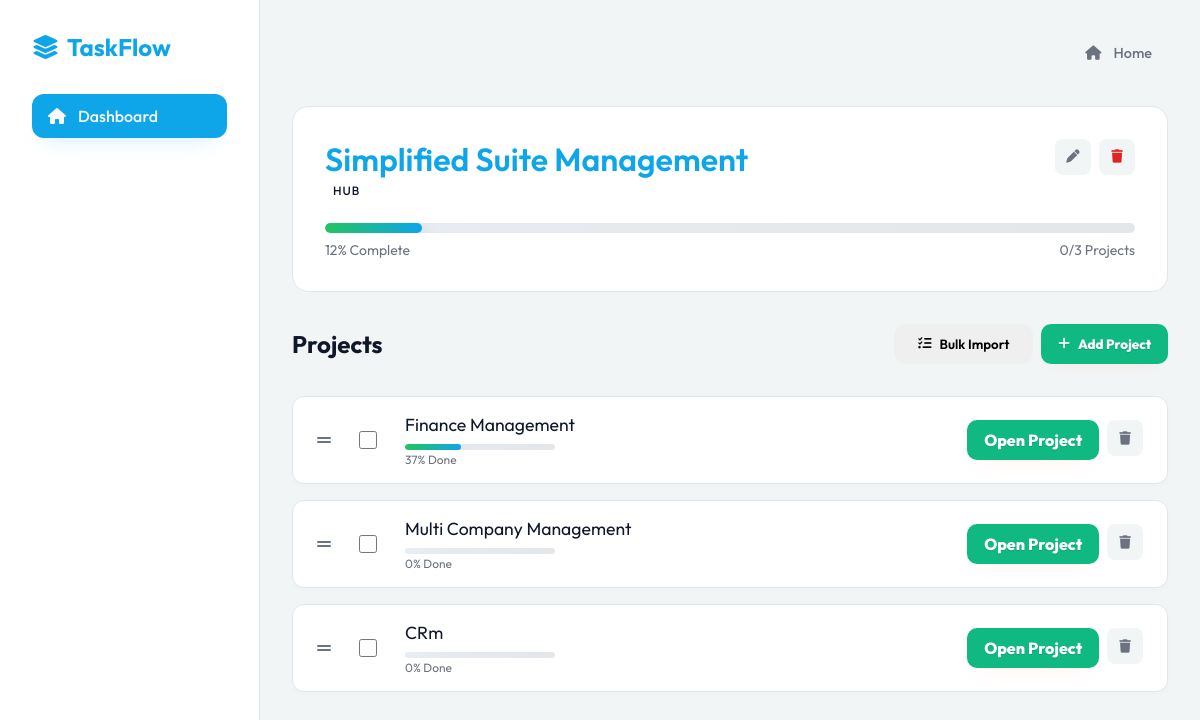
The app's page /list/1 with its own data.
### models.py (models this page shows, shortened)
class TodoList(db.Model):
    id = db.Column(db.Integer, primary_key=True)
    title = db.Column(db.String(100), nullable=False)
    type = db.Column(db.String(20), default='list') # 'hub' or 'list'
    created_at = db.Column(db.DateTime, default=datetime.utcnow)
    items = db.relationship(
        'TodoItem',
        backref='list',
        lazy=True,
        cascade="all, delete-orphan",
        foreign_keys='TodoItem.list_id',
        order_by="TodoItem.order_index"
    )
    def get_progress(self):
        total = len(self.items)
        if total == 0:
            return 0
        total_score = 0.0
        for item in self.items:
            try:
                if item.linked_list:
                    total_score += item.linked_list.get_progress() / 100.0
                else:
                    if item.status == 'done':
                        total_score += 1.0
                    elif item.status == 'in_progress':
                        total_score += 0.5
                    else:
                        total_score += 0.0
            except Exception:
                total_score += 0.0
        return int((total_score / total) * 100)

class TodoItem(db.Model):
    id = db.Column(db.Integer, primary_key=True)
    list_id = db.Column(db.Integer, db.ForeignKey('todo_list.id'), nullable=False)
    content = db.Column(db.String(200), nullable=False)
    description = db.Column(db.Text, nullable=True)
    notes = db.Column(db.Text, nullable=True)
    status = db.Column(db.String(20), default='not_started') # 'not_started', 'in_progress', 'done'
    order_index = db.Column(db.Integer, default=0)  # For manual ordering
    linked_list_id = db.Column(db.Integer, db.ForeignKey('todo_list.id'), nullable=True)
    linked_list = db.relationship('TodoList', foreign_keys=[linked_list_id], post_update=True)

### app.py (the view)
@app.route('/list/<int:list_id>')
def list_view(list_id):
    todo_list = TodoList.query.get_or_404(list_id)
    parent_item = TodoItem.query.filter_by(linked_list_id=list_id).first()
    parent_list = parent_item.list if parent_item else None
    return render_template('list_view.html', todo_list=todo_list, parent_list=parent_list)

### templates/list_view.html (shortened to what this page needs)
{% extends 'base.html' %}
{% block content %}
<div class="nav-links" style="margin-bottom: 1rem; display: flex; align-items: center;">
    <a href="/" class="back-link" style="margin-left: auto;"><i class="fa-solid fa-house"></i> Home</a>
</div>
<div class="list-header">
    <div class="card-header">
        <div>
            <h1 id="list-title-display">{{ todo_list.title }}</h1>
            <span class="card-type">{{ todo_list.type }}</span>
        </div>
        <div class="task-actions">
            <button class="btn-icon" onclick="openEditListModal()"><i class="fa-solid fa-pen"></i></button>
            <button class="btn-icon" style="color: var(--danger-color);" onclick="deleteList({{ todo_list.id }})"><i
                    class="fa-solid fa-trash"></i></button>
        </div>
    </div>
    {% if todo_list.type == 'hub' %}
    {% set total = todo_list.items|length %}
    {% set done_count = 0 %}
    {% for item in todo_list.items %}
        {% if item.linked_list %}
            {% if item.linked_list.get_progress() == 100 %}
                {% set done_count = done_count + 1 %}
            {% endif %}
        {% else %}
            {% if item.status == 'done' %}
                {% set done_count = done_count + 1 %}
            {% endif %}
        {% endif %}
    {% endfor %}
    <div class="progress-container" style="margin-top: 1.5rem;">
        <div class="progress-bar" id="main-progress-bar" style="width: {{ todo_list.get_progress() }}%"></div>
    </div>
    <div class="progress-text">
        <span id="progress-percent">{{ todo_list.get_progress() }}% Complete</span>
        <span id="progress-count">{{ done_count }}/{{ total }} Projects</span>
    </div>
    {% endif %}
</div>
<div style="margin-bottom: 2rem; display: flex; justify-content: space-between; align-items: center;">
    <h2>{{ 'Projects' if todo_list.type == 'hub' else 'Tasks' }}</h2>
    <div style="display: flex; gap: 0.5rem;">
        <button class="btn" onclick="openBulkImportModal()">
            <i class="fa-solid fa-list-check"></i> Bulk Import
        </button>
        <button class="btn btn-primary btn-secondary" onclick="openAddItemModal()">
            <i class="fa-solid fa-plus"></i> Add {{ 'Project' if todo_list.type == 'hub' else 'Task' }}
        </button>
    </div>
</div>
<div class="task-list" id="items-container">
    {% for item in todo_list.items %}
    <div class="task-item {{ 'done' if item.status == 'done' else '' }} {{ 'phase' if item.status == 'phase' else '' }}" id="item-{{ item.id }}" data-status="{{ item.status }}" data-item-id="{{ item.id }}">
        <div class="task-content">
            <div class="drag-handle" title="Drag to reorder" data-drag-id="{{ item.id }}">
                <i class="fa-solid fa-grip-lines"></i>
            </div>
            <input type="checkbox" class="select-item" data-item-id="{{ item.id }}" data-status="{{ item.status }}" onchange="toggleSelectItem({{ item.id }}, this.checked)">
            <div style="flex: 1;">
                <div class="task-text">{{ item.content }}</div>
                {% if todo_list.type == 'hub' and item.linked_list %}
                <div class="progress-container" style="height: 6px; margin-top: 0.5rem; width: 150px;">
                    <div class="progress-bar" style="width: {{ item.linked_list.get_progress() }}%"></div>
                </div>
                <div style="font-size: 0.75rem; color: var(--text-muted); margin-top: 2px;">
                    {{ item.linked_list.get_progress() }}% Done
                </div>
                {% endif %}
            </div>
        </div>
        <div class="task-actions">
            {% if todo_list.type == 'hub' and item.linked_list_id %}
            <a href="/list/{{ item.linked_list_id }}" class="btn btn-secondary" role="button" aria-label="Open Project {{ item.content }}">
                Open Project
            </a>
            {% endif %}
            <button class="btn-icon" onclick="deleteItem({{ item.id }})"><i class="fa-solid fa-trash"></i></button>
        </div>
    </div>
    {% endfor %}
</div>
{% endblock %}

### static/style.css (style rules this page uses)
:root { --bg-color: #f2f5f6; --text-color: #0f172a; --text-muted: #6b7280; --primary-color: #0ea5e9; --primary-hover: #0b8ac4; --secondary-color: #ffffff; --accent-color: #10b981; --success-color: #22c55e; --warning-color: #f59e0b; --danger-color: #dc2626; --border-color: #dfe6ec; --shadow-color: rgba(15, 23, 42, 0.12); --card-radius: 16px; --transition: all 0.3s ease; --indigo: #4f46e5; --teal: #0f9c8d; --mint: #99f6e4; }
* { margin: 0; padding: 0; box-sizing: border-box; font-family: 'Outfit', sans-serif; }
body { background-color: var(--bg-color); color: var(--text-color); min-height: 100vh; overflow-x: hidden; }
.nav-links { list-style: none; }
.nav-links a { display: flex; align-items: center; gap: 0.75rem; padding: 0.75rem 1rem; color: var(--text-muted); text-decoration: none; border-radius: 12px; transition: var(--transition); font-weight: 500; }
h1 { font-size: 2rem; font-weight: 600; color: var(--primary-color); }
.btn { padding: 0.75rem 1.5rem; border-radius: 12px; border: none; font-weight: 600; cursor: pointer; transition: var(--transition); display: inline-flex; align-items: center; gap: 0.5rem; text-decoration: none; }
.btn-secondary { background: rgba(14, 165, 233, 0.12); color: var(--primary-color); font-weight: 800; padding: 0.6rem 1rem; border-radius: 10px; box-shadow: 0 12px 30px -16px rgba(0,0,0,0.18), 0 6px 14px -8px rgba(0,0,0,0.08); text-transform: none; border: none; }
.progress-text { font-size: 0.875rem; color: var(--text-muted); margin-top: 0.5rem; display: flex; justify-content: space-between; align-items: center; gap: 0.75rem; }
.card-header { display: flex; justify-content: space-between; align-items: flex-start; }
.card-type { font-size: 0.75rem; text-transform: uppercase; letter-spacing: 1px; padding: 0.25rem 0.5rem; border-radius: 6px; font-weight: 500; }
.progress-container { width: 100%; height: 10px; background: linear-gradient(90deg, rgba(226, 232, 240, 0.8), rgba(209, 213, 219, 0.6)); border-radius: 999px; overflow: hidden; margin-top: auto; }
.progress-bar { height: 100%; background: linear-gradient(90deg, #22c55e, #0ea5e9); border-radius: 999px; transition: width 0.6s cubic-bezier(.2,.9,.2,1); box-shadow: 0 6px 18px rgba(17,24,39,0.16); background-size: 100% 100%; }
.btn-secondary { background: var(--accent-color); color: #fff; font-weight: 800; padding: 0.6rem 1rem; border-radius: 10px; box-shadow: 0 12px 30px -16px rgba(31,42,68,0.22), 0 6px 14px -8px rgba(0,0,0,0.08); text-transform: none; border: none; }
.list-header { margin-bottom: 2rem; background: var(--secondary-color); padding: 2rem; border-radius: var(--card-radius); border: 1px solid var(--border-color); }
.back-link { color: var(--text-muted); text-decoration: none; display: inline-flex; align-items: center; gap: 0.5rem; margin-bottom: 1rem; font-size: 0.9rem; transition: var(--transition); }
.task-list { display: flex; flex-direction: column; gap: 1rem; }
.task-item { background: #ffffff; border: 1px solid var(--border-color); padding: 1rem 1.5rem; border-radius: 12px; display: flex; align-items: center; justify-content: space-between; transition: var(--transition); box-shadow: 0 2px 4px rgba(0,0,0,0.02); }
.task-content { display: flex; align-items: center; gap: 1rem; flex: 1; }
.select-item { margin-right: 0.75rem; width: 18px; height: 18px; cursor: pointer; }
.drag-handle { cursor: grab; color: var(--text-muted); margin-right: 0.75rem; font-size: 1rem; display: flex; align-items: center; user-select: none; }
.task-text { font-size: 1.1rem; }
.task-actions { display: flex; gap: 0.5rem; }
.btn-icon { width: 36px; height: 36px; border-radius: 8px; border: none; background: var(--bg-color); color: var(--text-muted); cursor: pointer; display: flex; align-items: center; justify-content: center; transition: var(--transition); }
.btn-secondary { background: var(--accent-color); color: #fff; font-weight: 700; padding: 0.5rem 0.9rem; border-radius: 10px; box-shadow: 0 8px 22px -12px rgba(31,42,68,0.14); }
.btn.btn-secondary, a.btn.btn-secondary { background: var(--accent-color) !important; background-image: none !important; color: #fff !important; font-weight: 800; padding: 0.6rem 1.05rem; border-radius: 10px; box-shadow: 0 14px 40px -20px rgba(24, 49, 107, 0.25), 0 8px 20px -12px rgba(255,138,92,0.18); border: none !important; opacity: 1 !important; text-shadow: 0 1px 0 rgba(0,0,0,0.12); }

### records on screen
TodoList: title "Simplified Suite Management", type "HUB", type "Projects", type "Project"
TodoItem: get_progress "12"
TodoItem: content "Finance Management", linked_list.get_progress "37"
TodoItem: content "Multi Company Management", linked_list.get_progress "0"
TodoItem: content "CRm", linked_list.get_progress "0"

### other values on screen
{{ done_count }} "0"
{{ total }} "3"
